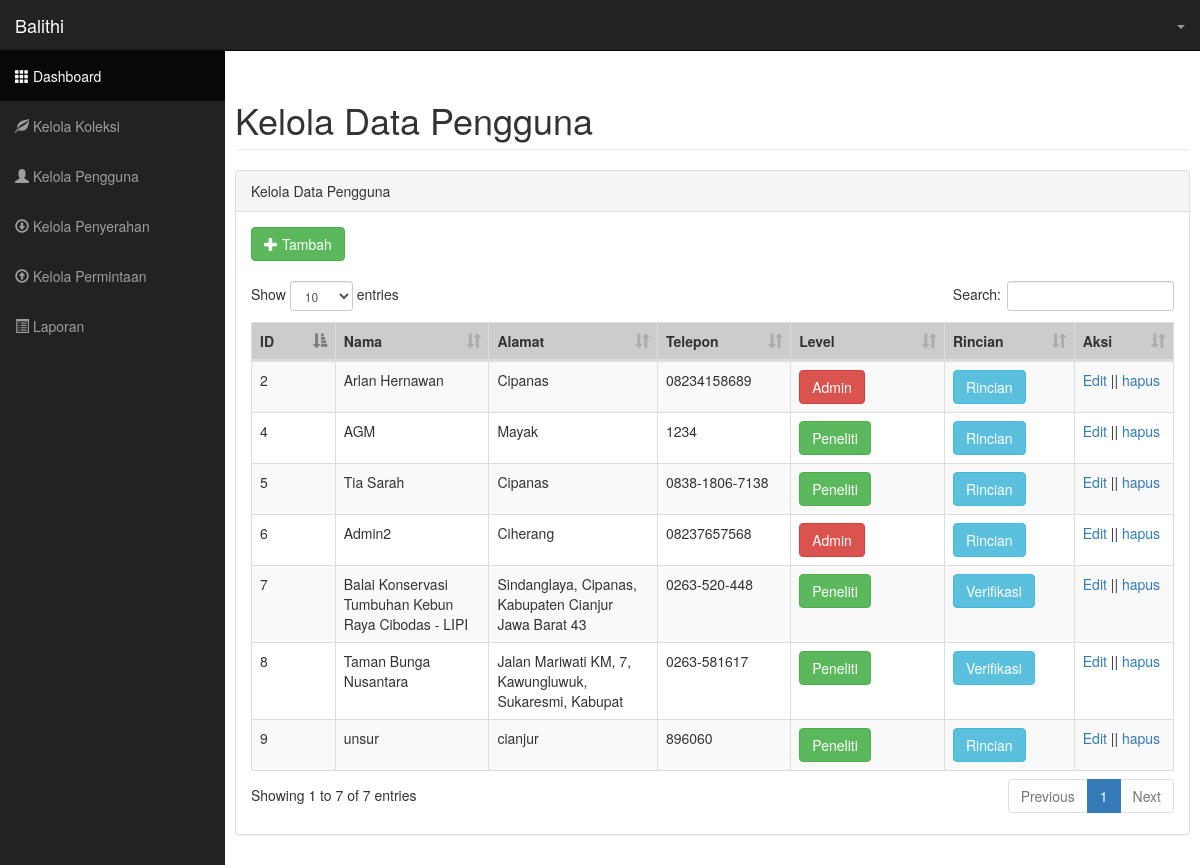
Page /index.php/kelola_user on the committed database.
### tables this page shows
CREATE TABLE IF NOT EXISTS `pengguna` (
  `id_user` int(12) NOT NULL AUTO_INCREMENT,
  `nama_instansi` varchar(70) NOT NULL,
  `alamat` varchar(53) NOT NULL,
  `no_telp` varchar(14) NOT NULL,
  `email` varchar(30) NOT NULL,
  `username` varchar(30) NOT NULL,
  `password` varchar(30) NOT NULL,
  `status` int(11) DEFAULT NULL,
  `level` int(11) NOT NULL,
  PRIMARY KEY (`id_user`)
);

### application/controllers/kelola_user.php (called while the page is built, shortened)
<?php
class kelola_user extends CI_Controller {
		function __construct()
		{
			$this->load->model('m_kelola_user');
		}
		function index()
		{
				$data['user'] = $this->m_kelola_user->select();
				$data['kode'] = $this->m_kelola_user->buat_kode();
				$this->load->view('template/header');
				$this->load->view('template/navbar');
				$this->load->view('admin/kelola_user',$data);
				$this->load->view('footer');
		}
}

### index.php (called while the page is built, shortened)
<?php
require_once BASEPATH.'core/CodeIgniter.php';

### application/models/m_kelola_user.php (called while the page is built, shortened)
<?php
class m_kelola_user extends CI_Model{
		function __construct()
		{
				$this->table = "pengguna";
		}
		function select ($where = null)
		{
					$query = $this->db->get($this->table);
					return $query->result_array();
		}
		function buat_kode()
	{
		$this->db->select('RIGHT(pengguna.id_user,6) as kode', FALSE);
		$this->db->order_by('id_user','DESC');
		$this->db->limit(1);
		$query = $this->db->get($this->table);
		if($query->num_rows() <> 0){
		$data = $query->row();
		$kode = intval($data->kode) + 1;
		}else{
		$kode = 1;
		}
		$kodemax = str_pad($kode, 6, "0", STR_PAD_LEFT);
		$kodejadi = $kodemax;
		return $kodejadi;
	}
}

### application/views/admin/kelola_user.php (the view, shortened to what this page needs)
<div id="page-wrapper">
            <div class="row">
                <div class="col-lg-12">
                    <h1 class="page-header">Kelola Data Pengguna</h1>
                </div>
            </div>
            <div class="row">
                <div class="col-lg-12">
                    <div class="panel panel-default">
                        <div class="panel-heading">
                            Kelola Data Pengguna
                        </div>
                  <div class="panel-body">
                            <table id="example1" width="100%" class="table table-striped table-bordered table-hover" >
                                <thead>
                                        <button class="btn btn-success" data-toggle='modal' data-target="#impor"><i class="glyphicon glyphicon-plus"></i> Tambah</button>
                                    <br>
                                    <br>
        <tr>
            <th width="5%" align="center" class="style1" bgcolor="#CCCCCC">ID</th>
            <th width="10%" align="center" class="style1" bgcolor="#CCCCCC">Nama</th>
            <th width="10%" align="center" class="style1" bgcolor="#CCCCCC">Alamat</th>
              <th width="5%" align="center" class="style1" bgcolor="#CCCCCC">Telepon</th>
            <th width="10%" align="center" class="style1" bgcolor="#CCCCCC">Level</th>
             <th width="5%" align="center" class="style1" bgcolor="#CCCCCC">Rincian</th>
            <th width="5%" align="center" class="style1" bgcolor="#CCCCCC">Aksi</th>
        </tr>
        </thead>
        <tbody>
    <?php
        foreach ($user as $key => $value) {
?>
        <tr>
                <td><?php echo $value['id_user'];?></td>
                <td><?php echo $value['nama_instansi'];?></td>
                <td><?php echo $value['alamat'];?></td>
                <td><?php echo $value['no_telp'];?></td>
                <td>
                  <?php
                  if ($value['level']==0) {?>
                    <button class="btn btn-success">Peneliti</button>
                  <?php }
                  else { ?>
                    <button class="btn btn-danger">Admin</button>
                  <?php }
                  ?>
                </td>
                <td><button class="btn btn-info" data-toggle='modal' data-target="#rincian<?php echo $value['id_user'];?>">
                  <?php if ($value['status']==0) {
                    echo "Verifikasi";
                  }
                  else {
                    echo "Rincian";
                  } ?></button>
                </td>
                 <td><?php echo anchor('Kelola_user/tampil_edit/'.$value['id_user'],'Edit','data-toggle= modal data-target="#import"'); ?> || <?php echo anchor('Kelola_user/hapus/'.$value['id_user'],'hapus'); ?></td>
                    </tr>
<?php
}
?>
               </tbody>
                            </table>
                        </div>
                    </div>
                </div>
            </div>
        </div>
    </div>

### assets/css/sb-admin.css (style rules this page uses)
body { margin-top: 100px; background-color: #222; }
@media (min-width:768px) { body { margin-top: 50px; } }
#page-wrapper { width: 100%; padding: 0; background-color: #fff; }
@media (min-width:768px) { #page-wrapper { padding: 10px; } }

### rows in the picture
pengguna: id_user "2", nama_instansi "Arlan Hernawan", alamat "Cipanas", no_telp "08234158689", level "Admin", status "Rincian", id_user "Edit", id_user "hapus"
pengguna: id_user "4", nama_instansi "AGM", alamat "Mayak", no_telp "1234", level "Peneliti", status "Rincian", id_user "Edit", id_user "hapus"
pengguna: id_user "5", nama_instansi "Tia Sarah", alamat "Cipanas", no_telp "0838-1806-7138", level "Peneliti", status "Rincian", id_user "Edit", id_user "hapus"
pengguna: id_user "6", nama_instansi "Admin2", alamat "Ciherang", no_telp "08237657568", level "Admin", status "Rincian", id_user "Edit", id_user "hapus"
pengguna: id_user "7", nama_instansi "Balai Konservasi Tumbuhan Kebun Raya Cibodas - LIPI", alamat "Sindanglaya, Cipanas, Kabupaten Cianjur Jawa Barat 43", no_telp "0263-520-448", level "Peneliti", status "Verifikasi", id_user "Edit", id_user "hapus"
pengguna: id_user "8", nama_instansi "Taman Bunga Nusantara", alamat "Jalan Mariwati KM, 7, Kawungluwuk, Sukaresmi, Kabupat", no_telp "0263-581617", level "Peneliti", status "Verifikasi", id_user "Edit", id_user "hapus"
pengguna: id_user "9", nama_instansi "unsur", alamat "cianjur", no_telp "896060", level "Peneliti", status "Rincian", id_user "Edit", id_user "hapus"
